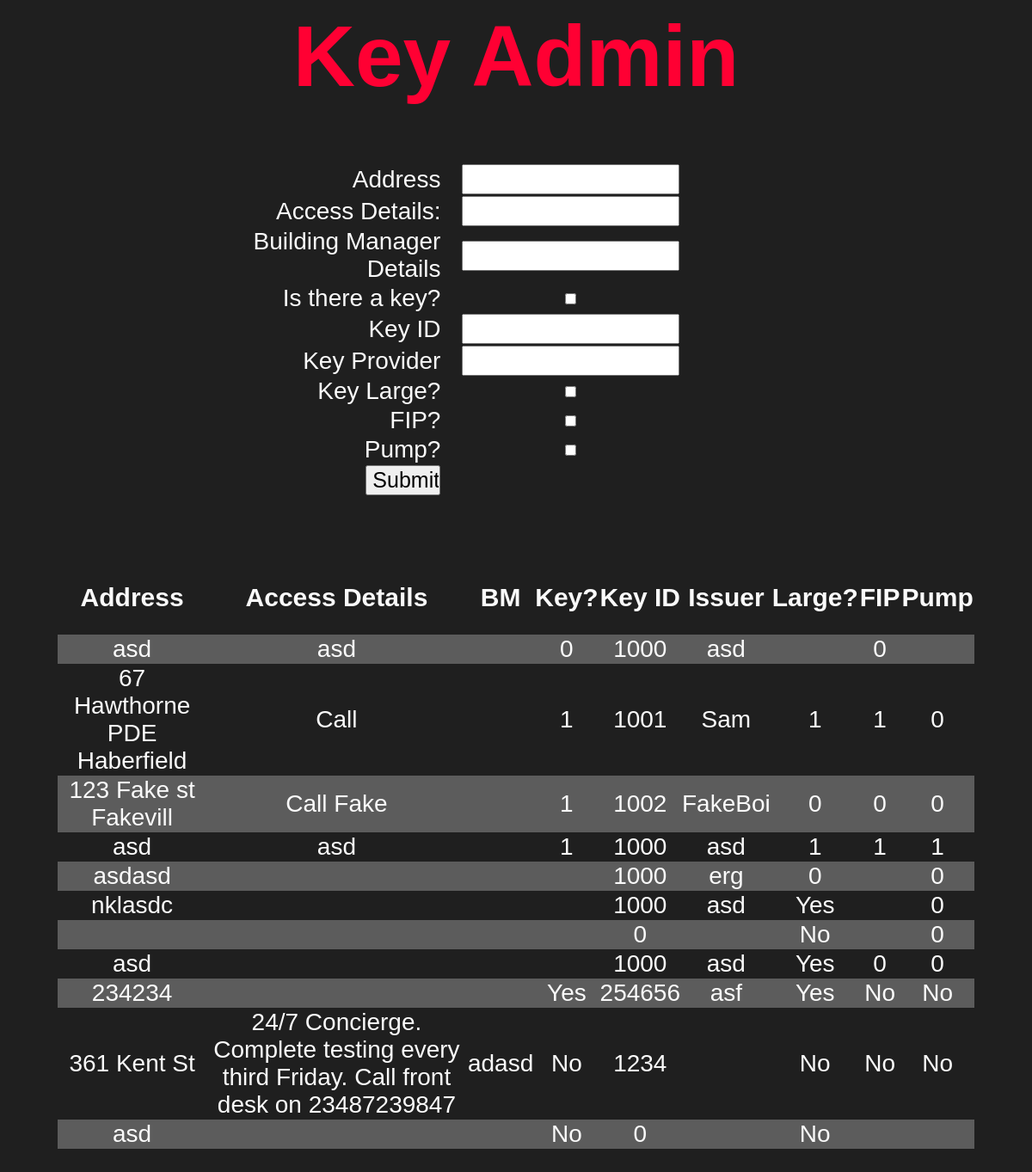
Before: /dataEntry.php with the older database file.
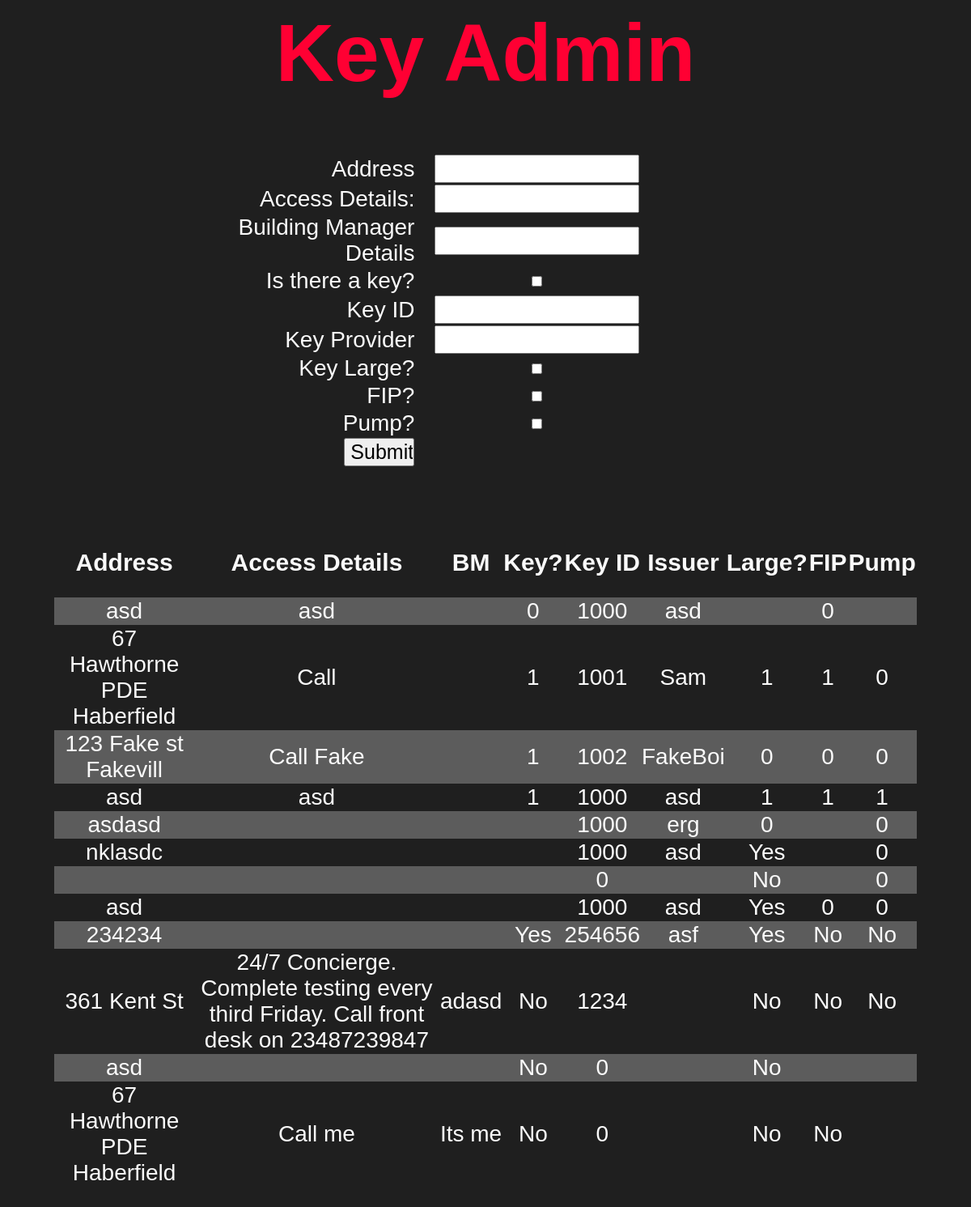
After: the same page with the newer database file.
### tables this page shows
CREATE TABLE "keys" (
	"id_number"	INTEGER,
	"address"	TEXT,
	"key_holder"	TEXT,
	"date_of_issue"	NUMERIC,
	"key_provider"	TEXT,
	"large"	TEXT,
	"fip"	TEXT,
	"pump"	TEXT,
	"access"	TEXT,
	"is_key"	TEXT,
	"unique"	INTEGER UNIQUE,
	"monthly"	TEXT,
	"bm"	TEXT,
	PRIMARY KEY("unique" AUTOINCREMENT)
);

### dataEntry.php (the view, shortened to what this page needs)
<?php
$pdo = new PDO('sqlite:keys.db');
$pdo->setAttribute(PDO::ATTR_ERRMODE, PDO::ERRMODE_EXCEPTION);
?>
<html>
<head>
</head>
<h1>
    Key Admin
</h1>
<body>
<table class="input">
<form action="dataEntry.php" method="post">
    <tr class="input"><td class="label"><label for="address">Address</label></td>
    <td><input type="text" name="address"></td></tr>
    <tr class="input"><td class="label"><label for="access">Access Details:</label></td>
    <td><input type="text" name="access"></td></tr>
    <tr class="input"><td class="label"><label for="bm">Building Manager Details</label></td>
    <td><input type="text" name="bm"></td></tr>
    <tr class="input"><td class="label"><label for="is_key">Is there a key?</label></td>
    <td><input type="checkbox" class="check" name="is_key"></td></tr>
    <tr class="input"><td class="label"><label for="id_number">Key ID</label></td>
    <td><input type="number" name="id_number"></td></tr>
    <tr class="input"><td class="label"><label for="key_provider">Key Provider</label></td>
    <td><input type="text" name="key_provider"></td></tr>
    <tr class="input"><td class="label"><label for="large">Key Large?</label></td>
    <td><input type="checkbox" class="check" name="large"></td></tr>
    <tr class="input"><td class="label"><label for="fip">FIP?</label></td>
    <td><input type="checkbox" class="check" name="fip"></td></tr>
    <tr class="input"><td class="label"><label for="pump">Pump?</label></td>
    <td><input type="checkbox" class="check" name="pump"></td></tr>
    <tr class="input"><td class="label"><input style="width: 30%; height: 100%;" type="submit" value="Submit" name="submit"></td></tr>
</form>
</table>
<table class="keys">
    <tr>
        <td><h2>Address</h2></td>
        <td><h2>Access Details</h2></td>
        <td><h2>BM</h2></td>
        <td><h2>Key?</h2></td>
        <td><h2>Key ID</h2></td>
        <td><h2>Issuer</h2></td>
        <td><h2>Large?</h2></td>
        <td class="fip"><h2>FIP</h2></td>
        <td><h2>Pump</h2></td>
    </tr>
<?php
$statement = $pdo->query("SELECT * from keys");
$keys = $statement->fetchAll(PDO::FETCH_ASSOC);
foreach ($keys as $row => $key) {
    echo "<tr><h3>";
    echo "<td>" . $key['address'] . "</td>";
    echo "<td>" . $key['access'] . "</td>";
    echo "<td>" . $key['bm'] . "</td>";
    echo "<td>" . $key['is_key'] . "</td>";
    echo "<td>" . $key['id_number'] . "</td>";
    echo "<td>" . $key['key_provider'] . "</td>";
    echo "<td>" . $key['large'] . "</td>";
    echo "<td>" . $key['fip'] . "</td>";
    echo "<td>" . $key['pump'] . "</td>";
    echo "</h3></tr>";
}
echo "</table>";
?>
</body>
</html>

### dataEntry.php (style rules this page uses)
body { font-family: Century Gothic, CenturyGothic, AppleGothic, sans-serif; background: #1f1f1f; color: #fafafa; }
table, tr, td { border: none; border-collapse: collapse; }
tr:nth-child(even) { background-color: #5c5c5c; }
table.keys { width: 90%; margin: 100px auto; text-align: center; }
tr { height: 30px; font-size: 23px; }
td { font-size: 28px; }
table.input { width: 50%; text-align: center; margin-left: 18%; margin-top: 0%; }
tr.input { background-color: #1f1f1f; }
td.label { text-align: right; }
label { text-align: right; }
h1 { font-size: 100px; text-align: center; color: #ff0033 }
h2 { font-size: 30px; }
h3 { font-size: 20px; }
input { font-size: 25px; resize: none; font-family: Century Gothic, CenturyGothic, AppleGothic, sans-serif; width: 85%; height: 80%; }
input.check { height: 80%; }

Changed rows visible on the page:
added keys: address "67 Hawthorne PDE Haberfield", access "Call me", bm "Its me", is_key "No", id_number "0", large "No", fip "No"
